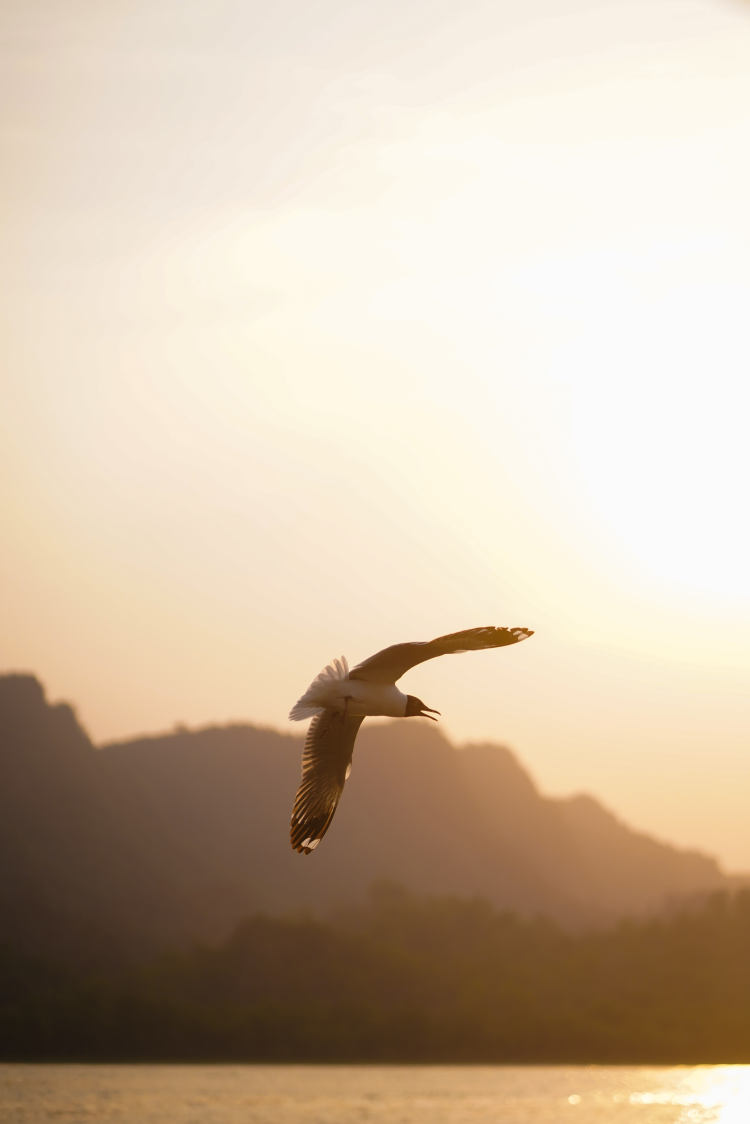
#> input picture resources/image.jpg, 3746 x 5619 px, found by its file name (shown at 1/5 size)
$ python 13-Chapter_13.py
#> lines starting #> are read from the running program, lines starting #| are printed output that depends on the picture; after the words box and inside, x2 and y2 are one past the last pixel; in counts of white or black regions, pixels touching at a corner belong together
# Basic Functions or Manipulation in opencv

import cv2 as cv
import numpy as np

img = cv.imread("resources\image.jpg")
#> img is the input picture: shape (5619, 3746, 3); mean B, G, R 164.6, 186.1, 204.3
# To Check Image Size
print("The Shape of Original Image is:",img.shape)
#| The Shape of Original Image is: (5619, 3746, 3)

# Resize
resized_img = cv.resize(img, (250, 450))
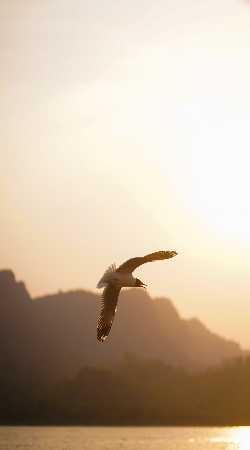
#> resized_img: shape (450, 250, 3); mean B, G, R 164.5, 186, 204.2

# Gray
gray_img = cv.cvtColor(resized_img, cv.COLOR_BGR2GRAY)
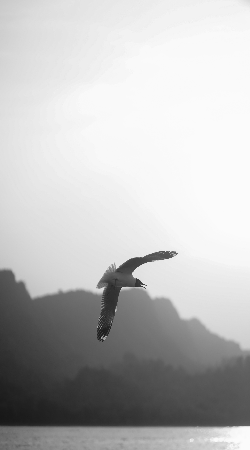
#> gray_img: shape (450, 250); min 23, max 252, mean 189

# Black and white
(thresh, black_white) = cv.threshold(gray_img, 127, 255, cv.THRESH_BINARY)
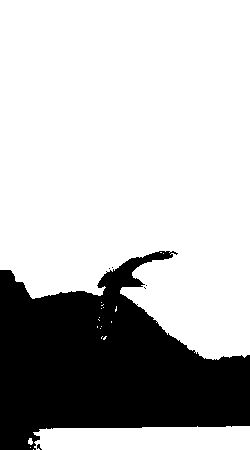
#> black_white: shape (450, 250); 73.2% white; 6 black regions (5 under 20 px), largest, box (x1, y1, x2, y2) and area: (0, 251, 250, 450) 30109

# Blurred Image
blur_img = cv.GaussianBlur(resized_img, (7, 7), 0)

# Edge Detection
edge_img = cv.Canny(resized_img, 47, 47)
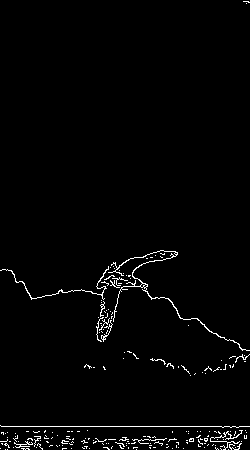
#> edge_img: shape (450, 250); 1.9% white in thin lines or dots

# Thickness of Lines
# dilated_img = cv.dilate(edge_img, (7,7), iterations=1)
mat_kernel = np.ones((7,7), np.uint8)
dilated_img = cv.dilate(edge_img, (mat_kernel), iterations=1)
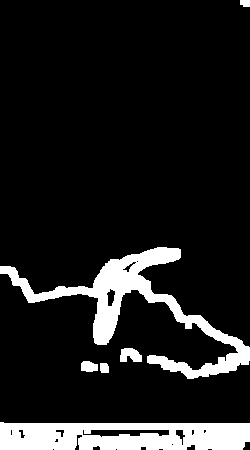
#> dilated_img: shape (450, 250); 11.8% white; 6 white regions, box (x1, y1, x2, y2) and area: (0, 247, 250, 379) 6671, (0, 422, 250, 450) 6069, (120, 348, 142, 362) 238, (81, 361, 98, 372) 156, (100, 363, 109, 373) 84, (240, 0, 250, 7) 64

# Errosion (Make thiner Outline)
ero_img = cv.erode(dilated_img, (mat_kernel), iterations=1)
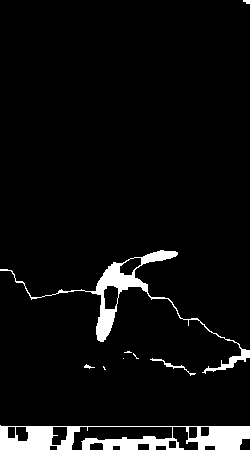
#> ero_img: shape (450, 250); 5.3% white; 9 white regions (4 under 20 px), largest, box (x1, y1, x2, y2) and area: (0, 425, 250, 450) 3446, (0, 250, 250, 374) 2339, (150, 358, 196, 376) 102, (84, 364, 95, 369) 24, (243, 0, 250, 4) 22

# Crop Image
# We will use numpy library not open cv
crop_img = resized_img[0:200, 200:500]
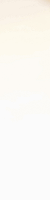
#> crop_img: shape (200, 50, 3); mean B, G, R 244.6, 249.2, 251.4


cv.imshow("Original", img)
cv.imshow("Resized", resized_img)
cv.imshow("Black and Whit", black_white)
cv.imshow("Gray", gray_img)
cv.imshow("Blur", blur_img)
cv.imshow("Edge", edge_img)
cv.imshow("Dilated", dilated_img)
cv.imshow("Erosion", ero_img)
cv.imshow("Crop", crop_img)

cv.waitKey(0)
cv.destroyAllWindows()

$ run again, with resources/img.jpg copied over resources/image.jpg
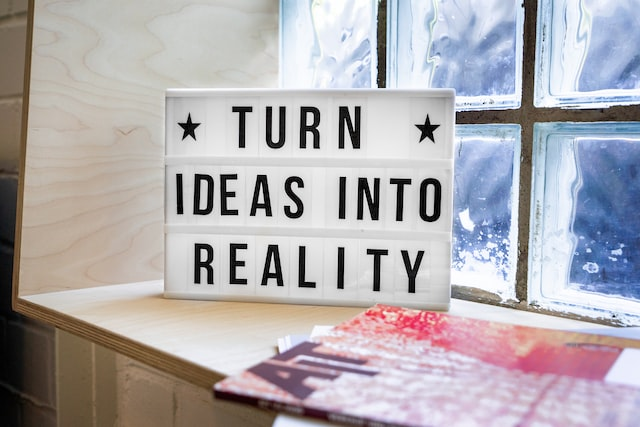
#> input picture resources/img.jpg, 640 x 427 px, found by its file name
#> img is the input picture: shape (427, 640, 3); mean B, G, R 175.4, 171.6, 176
#| The Shape of Original Image is: (427, 640, 3)
#> `(thresh, black_white) = cv.threshold(gray_img, 127, 255, cv.THRESH_BIN..`:
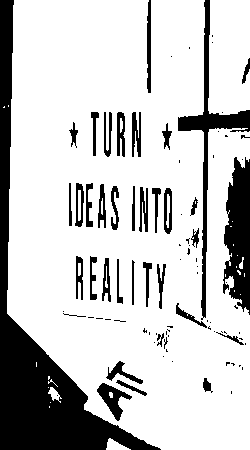
#> black_white: shape (450, 250); 78.2% white; 91 black regions (54 under 20 px), largest, box (x1, y1, x2, y2) and area: (0, 0, 161, 450) 12989, (223, 157, 250, 315) 3012, (178, 0, 250, 320) 2483
#> edge_img: shape (450, 250); 18.1% white in thin lines or dots
#> dilated_img: shape (450, 250); 80.3% white; 91 black regions (48 under 20 px), largest, box (x1, y1, x2, y2) and area: (11, 0, 105, 303) 10463, (68, 98, 173, 184) 2323, (44, 334, 119, 391) 1854
#> ero_img: shape (450, 250); 58% white; 60 black regions, largest, box (x1, y1, x2, y2) and area: (8, 0, 122, 394) 22609, (65, 95, 178, 320) 10772, (47, 402, 107, 450) 1770
#> `crop_img = resized_img[0:200, 200:500]`:
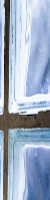
#> crop_img: shape (200, 50, 3); mean B, G, R 192.2, 171.4, 157.1

$ run again, with resources/masood.jpg copied over resources/image.jpg
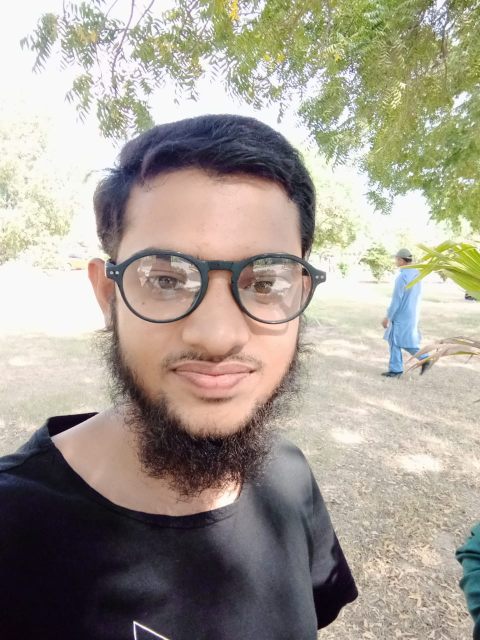
#> input picture resources/masood.jpg, 960 x 1280 px, found by its file name (shown at 1/2 size)
#> img is the input picture: shape (1280, 960, 3); mean B, G, R 146.4, 157.4, 164.5
#| The Shape of Original Image is: (1280, 960, 3)
#> `(thresh, black_white) = cv.threshold(gray_img, 127, 255, cv.THRESH_BIN..`:
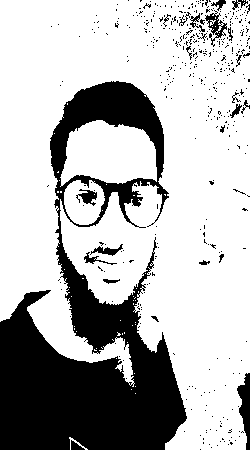
#> black_white: shape (450, 250); 71.7% white; 448 black regions (424 under 20 px), largest, box (x1, y1, x2, y2) and area: (0, 81, 187, 450) 28871, (237, 373, 250, 450) 551, (205, 10, 227, 47) 279
#> edge_img: shape (450, 250); 24.9% white in thin lines or dots
#> dilated_img: shape (450, 250); 86.2% white; 55 black regions (38 under 20 px), largest, box (x1, y1, x2, y2) and area: (0, 347, 116, 450) 6184, (0, 0, 58, 122) 2367, (66, 132, 153, 175) 2009
#> ero_img: shape (450, 250); 76% white; 44 black regions, largest, box (x1, y1, x2, y2) and area: (0, 322, 119, 450) 8585, (0, 0, 61, 125) 3483, (63, 129, 156, 178) 3403
#> `crop_img = resized_img[0:200, 200:500]`:
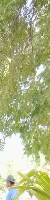
#> crop_img: shape (200, 50, 3); mean B, G, R 130.9, 178, 171.5
